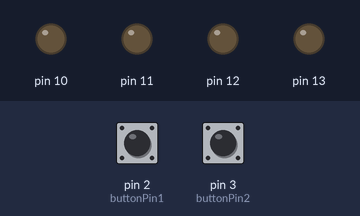
This sketch was run on a simulated Arduino Uno, built with avr-gcc and run on an emulated ATmega328P. On the bench: output pins drawn as LEDs (lit = HIGH). The inputs (shaded band) are chosen by the test bench; at power-on: pin 2 (buttonPin1) LOW, pin 3 (buttonPin2) LOW.

Above: at 1.2 s.
1.3 s: pin 2 (buttonPin1) pulled HIGH for 0.15 s
At 2.5 s:
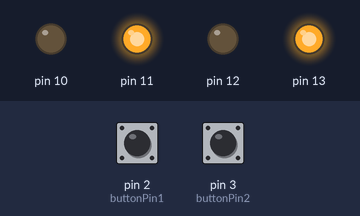
2.9 s: pin 3 (buttonPin2) pulled HIGH for 0.15 s
At 3.9 s:
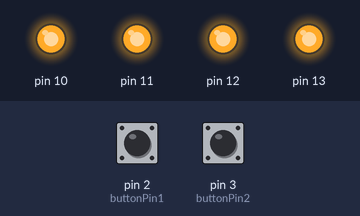
Timing chart, 0 to 5.9 s (numbered marks = the images above; inputs shaded):
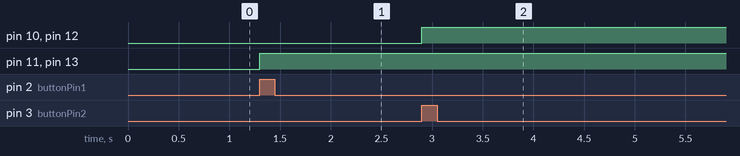

The sketch:

motor_arduino.ino
```cpp
//CODE NOT COMPLETED
int buttonPin1 = 2;
int buttonPin2 = 3;
int buttonPin3 = 4;
int buttonPin4 = 5;
int buttonState1 = 0;
int buttonState2 = 0;
void setup()
{
  pinMode(13, OUTPUT);
  pinMode(12, OUTPUT);
   pinMode(11, OUTPUT);
    pinMode(10, OUTPUT);
   pinMode(buttonPin1, INPUT);
    pinMode(buttonPin2, INPUT);
}

void loop()
{  buttonState1 = digitalRead(buttonPin1);
buttonState2 = digitalRead(buttonPin2);
   if (buttonState1 == HIGH)
 { digitalWrite(13, HIGH);
      digitalWrite(11, HIGH);
 }
  else if (buttonState2 == HIGH) {
    digitalWrite(12, HIGH);
digitalWrite(10, HIGH);

  }
}
```

Measured:
- after the input at 1.3 s, pin 11, pin 13: LOW → HIGH at once
- after the input at 2.9 s, pin 10, pin 12: LOW → HIGH at once
